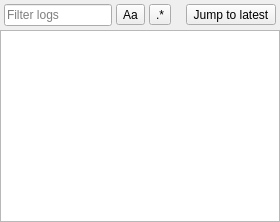
             <widget class="QWidget" name="Logs">
              <property name="enabled">
               <bool>true</bool>
              </property>
              <attribute name="title">
               <string>Logs</string>
              </attribute>
              <layout class="QVBoxLayout" name="logsLayout" stretch="0,1">
               <property name="spacing">
                <number>0</number>
               </property>
               <property name="sizeConstraint">
                <enum>QLayout::SizeConstraint::SetDefaultConstraint</enum>
               </property>
               <property name="leftMargin">
                <number>0</number>
               </property>
               <property name="topMargin">
                <number>0</number>
               </property>
               <property name="rightMargin">
                <number>0</number>
               </property>
               <property name="bottomMargin">
                <number>0</number>
               </property>
               <item>
                <widget class="QWidget" name="logToolbar" native="true">
                 <layout class="QHBoxLayout" name="logToolbarLayout">
                  <property name="spacing">
                   <number>4</number>
                  </property>
                  <property name="leftMargin">
                   <number>4</number>
                  </property>
                  <property name="topMargin">
                   <number>4</number>
                  </property>
                  <property name="rightMargin">
                   <number>4</number>
                  </property>
                  <property name="bottomMargin">
                   <number>4</number>
                  </property>
                  <item>
                   <widget class="QLineEdit" name="logSearchEdit">
                    <property name="placeholderText">
                     <string>Filter logs</string>
                    </property>
                    <property name="clearButtonEnabled">
                     <bool>true</bool>
                    </property>
                   </widget>
                  </item>
                  <item>
                   <widget class="QToolButton" name="logSearchCase">
                    <property name="toolTip">
                     <string>Match case</string>
                    </property>
                    <property name="text">
                     <string notr="true">Aa</string>
                    </property>
                    <property name="checkable">
                     <bool>true</bool>
                    </property>
                   </widget>
                  </item>
                  <item>
                   <widget class="QToolButton" name="logSearchRegex">
                    <property name="toolTip">
                     <string>Regular expression</string>
                    </property>
                    <property name="text">
                     <string notr="true">.*</string>
                    </property>
                    <property name="checkable">
                     <bool>true</bool>
                    </property>
                   </widget>
                  </item>
                  <item>
                   <widget class="QLabel" name="logMatchCount"/>
                  </item>
                  <item>
                   <widget class="QToolButton" name="logJumpLatest">
                    <property name="toolTip">
                     <string>New logs are held while the view is scrolled up</string>
                    </property>
                    <property name="text">
                     <string>Jump to latest</string>
                    </property>
                    <property name="toolButtonStyle">
                     <enum>Qt::ToolButtonStyle::ToolButtonTextOnly</enum>
                    </property>
                   </widget>
                  </item>
                 </layout>
                </widget>
               </item>
               <item>
                <widget class="QTextBrowser" name="masterLogBrowser">
                 <property name="contextMenuPolicy">
                  <enum>Qt::ContextMenuPolicy::CustomContextMenu</enum>
                 </property>
                 <property name="openLinks">
                  <bool>false</bool>
                 </property>
                </widget>
               </item>
              </layout>
             </widget>
